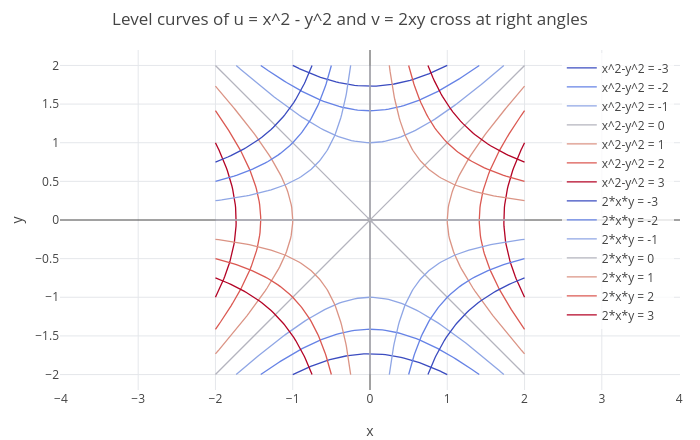

Write notebook code for a chart like this one.
### Markdown cell above
$x^2 + y^2$ is not harmonic, so it is not the real part of any analytic function. Harmonic functions describe steady
temperatures, electrostatic potentials and the velocity potential of an ideal fluid, which is why complex analysis is a
working tool in physics and engineering ([lesson 8](08-conformal-maps.ipynb) uses it for flow around a wing).

The Cauchy–Riemann equations also say that $\nabla u \cdot \nabla v = u_x v_x + u_y v_y = v_y v_x - v_x v_y = 0$: the
gradients are perpendicular, so **the level curves of $u$ and $v$ cross at right angles**. For $z^2$, $u = x^2 - y^2$
and $v = 2xy$ are two families of hyperbolas:

### Code cell
p = contour(x^2 - y^2, x, -2, 2, y, -2, 2, [-3 -2 -1 0 1 2 3]);
p = show(p, contour(2*x*y, x, -2, 2, y, -2, 2, [-3 -2 -1 0 1 2 3]));
labels(title(p, "Level curves of u = x^2 - y^2 and v = 2xy cross at right angles"), "x", "y")

### Figure 1 — Plotly figure (JSON) as saved in the notebook; plotly's stock layout.template omitted (floating-point values rounded to 4 significant figures; data arrays with more than 128 entries replaced by an {"elided": "..."} marker saying what was removed)
{"data": [{"line": {"color": "#3b4cc0", "width": 1.3}, "mode": "lines", "name": "x^2-y^2 = -3", "type": "scatter", "x": [-1, -0.96, -0.92, -0.9173, -0.88, -0.84, -0.8283, -0.8, -0.76, -0.7308, -0.72, -0.68, -0.64, -0.6206, -0.6, -0.56, -0.52, -0.4896, -0.48, -0.44, -0.4, -0.36, -0.32, -0.312, -0.28, -0.24, -0.2, -0.16, -0.12, -0.08, -0.04, 0, 0.04, 0.08, 0.12, 0.16, 0.2, 0.24, 0.28, 0.312, 0.32, 0.36, 0.4, 0.44, 0.48, 0.4896, 0.52, 0.56, 0.6, 0.6206, 0.64, 0.68, 0.72, 0.7308, 0.76, 0.8, 0.8283, 0.84, 0.88, 0.9173, 0.92, 0.96, 1, null, 1, 0.96, 0.92, 0.9173, 0.88, 0.84, 0.8283, 0.8, 0.76, 0.7308, 0.72, 0.68, 0.64, 0.6206, 0.6, 0.56, 0.52, 0.4896, 0.48, 0.44, 0.4, 0.36, 0.32, 0.312, 0.28, 0.24, 0.2, 0.16, 0.12, 0.08, 0.04, 0, -0.04, -0.08, -0.12, -0.16, -0.2, -0.24, -0.28, -0.312, -0.32, -0.36, -0.4, -0.44, -0.48, -0.4896, -0.52, -0.56, -0.6, -0.6206, -0.64, -0.68, -0.72, -0.7308, -0.76, -0.8, -0.8283, -0.84, -0.88, -0.9173, -0.92, -0.96, -1, null], "y": [-2, -1.98, -1.961, -1.96, -1.943, -1.925, -1.92, -1.908, -1.891, -1.88, -1.876, -1.861, -1.846, -1.84, -1.833, -1.82, -1.808, -1.8, -1.797, -1.787, -1.778, -1.769, -1.761, -1.76, -1.754, -1.749, -1.743, -1.739, -1.736, -1.734, -1.732, -1.732, -1.732, -1.734, -1.736, -1.739, -1.743, -1.749, -1.754, -1.76, -1.761, -1.769, -1.778, -1.787, -1.797, -1.8, -1.808, -1.82, -1.833, -1.84, -1.846, -1.861, -1.876, -1.88, -1.891, -1.908, -1.92, -1.925, -1.943, -1.96, -1.961, -1.98, -2, null, 2, 1.98, 1.961, 1.96, 1.943, 1.925, 1.92, 1.908, 1.891, 1.88, 1.876, 1.861, 1.846, 1.84, 1.833, 1.82, 1.808, 1.8, 1.797, 1.787, 1.778, 1.769, 1.761, 1.76, 1.754, 1.749, 1.743, 1.739, 1.736, 1.734, 1.732, 1.732, 1.732, 1.734, 1.736, 1.739, 1.743, 1.749, 1.754, 1.76, 1.761, 1.769, 1.778, 1.787, 1.797, 1.8, 1.808, 1.82, 1.833, 1.84, 1.846, 1.861, 1.876, 1.88, 1.891, 1.908, 1.92, 1.925, 1.943, 1.96, 1.961, 1.98, 2, null]}, {"line": {"color": "#6683e6", "width": 1.3}, "mode": "lines", "name": "x^2-y^2 = -2", "type": "scatter", "x": {"elided": "204 float values"}, "y": {"elided": "204 float values"}}, {"line": {"color": "#8fa6e5", "width": 1.3}, "mode": "lines", "name": "x^2-y^2 = -1", "type": "scatter", "x": {"elided": "276 float values"}, "y": {"elided": "276 float values"}}, {"line": {"color": "#b4b4be", "width": 1.3}, "mode": "lines", "name": "x^2-y^2 = 0", "type": "scatter", "x": {"elided": "498 float values"}, "y": {"elided": "498 float values"}}, {"line": {"color": "#db9485", "width": 1.3}, "mode": "lines", "name": "x^2-y^2 = 1", "type": "scatter", "x": {"elided": "282 float values"}, "y": {"elided": "282 float values"}}, {"line": {"color": "#db5952", "width": 1.3}, "mode": "lines", "name": "x^2-y^2 = 2", "type": "scatter", "x": {"elided": "204 float values"}, "y": {"elided": "204 float values"}}, {"line": {"color": "#b40426", "width": 1.3}, "mode": "lines", "name": "x^2-y^2 = 3", "type": "scatter", "x": {"elided": "132 float values"}, "y": {"elided": "132 float values"}}, {"line": {"color": "#3b4cc0", "width": 1.3}, "mode": "lines", "name": "2*x*y = -3", "type": "scatter", "x": {"elided": "130 float values"}, "y": {"elided": "130 float values"}}, {"line": {"color": "#6683e6", "width": 1.3}, "mode": "lines", "name": "2*x*y = -2", "type": "scatter", "x": {"elided": "154 float values"}, "y": {"elided": "154 float values"}}, {"line": {"color": "#8fa6e5", "width": 1.3}, "mode": "lines", "name": "2*x*y = -1", "type": "scatter", "x": {"elided": "178 float values"}, "y": {"elided": "178 float values"}}, {"line": {"color": "#b4b4be", "width": 1.3}, "mode": "lines", "name": "2*x*y = 0", "type": "scatter", "x": {"elided": "202 float values"}, "y": {"elided": "202 float values"}}, {"line": {"color": "#db9485", "width": 1.3}, "mode": "lines", "name": "2*x*y = 1", "type": "scatter", "x": {"elided": "178 float values"}, "y": {"elided": "178 float values"}}, {"line": {"color": "#db5952", "width": 1.3}, "mode": "lines", "name": "2*x*y = 2", "type": "scatter", "x": {"elided": "156 float values"}, "y": {"elided": "156 float values"}}, {"line": {"color": "#b40426", "width": 1.3}, "mode": "lines", "name": "2*x*y = 3", "type": "scatter", "x": {"elided": "130 float values"}, "y": {"elided": "130 float values"}}], "layout": {"height": 440, "legend": {"bgcolor": "rgba(255,255,255,0.8)", "x": 0.99, "xanchor": "right", "y": 0.99, "yanchor": "top"}, "margin": {"b": 50, "l": 60, "r": 20, "t": 50}, "showlegend": true, "title": {"text": "Level curves of u = x^2 - y^2 and v = 2xy cross at right angles"}, "width": 700, "xaxis": {"title": {"text": "x"}, "zeroline": true}, "yaxis": {"range": [-2.2, 2.2], "scaleanchor": "x", "scaleratio": 1, "title": {"text": "y"}, "zeroline": true}}}
